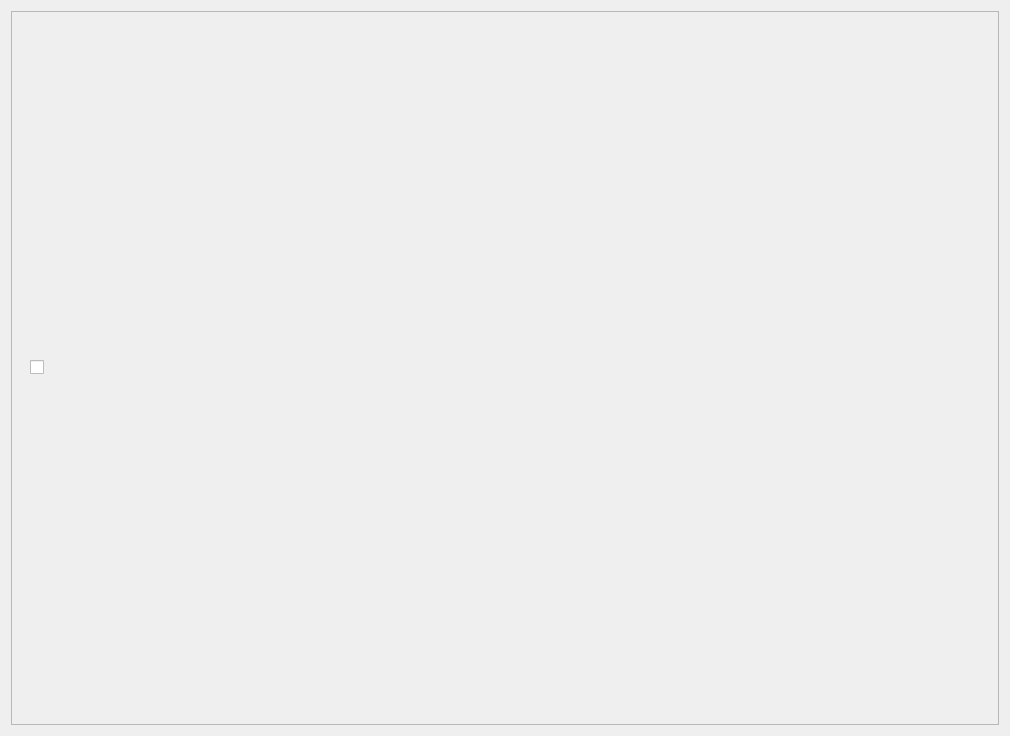
<?xml version="1.0" encoding="UTF-8"?>
<ui version="4.0">
 <class>BackendStripPrf</class>
 <widget class="QWidget" name="BackendStripPrf">
  <property name="geometry">
   <rect>
    <x>0</x>
    <y>0</y>
    <width>1010</width>
    <height>736</height>
   </rect>
  </property>
  <property name="windowTitle">
   <string>Form</string>
  </property>
  <layout class="QGridLayout" name="gridLayout">
   <item row="0" column="0">
    <widget class="QScrollArea" name="scrollArea">
     <property name="widgetResizable">
      <bool>true</bool>
     </property>
     <widget class="QWidget" name="scrollAreaWidgetContents">
      <property name="geometry">
       <rect>
        <x>0</x>
        <y>0</y>
        <width>990</width>
        <height>716</height>
       </rect>
      </property>
      <layout class="QGridLayout" name="gridLayout_2">
       <item row="0" column="0">
        <widget class="QCustomPlot" name="BeStripPrfPlot" native="true">
         <layout class="QGridLayout" name="gridLayout_3">
          <item row="0" column="0">
           <widget class="QCheckBox" name="checkBox">
            <property name="text">
             <string/>
            </property>
           </widget>
          </item>
         </layout>
        </widget>
       </item>
      </layout>
     </widget>
    </widget>
   </item>
  </layout>
 </widget>
 <customwidgets>
  <customwidget>
   <class>QCustomPlot</class>
   <extends>QWidget</extends>
   <header location="global">qcustomplot.h</header>
   <container>1</container>
  </customwidget>
 </customwidgets>
 <resources/>
 <connections/>
</ui>
